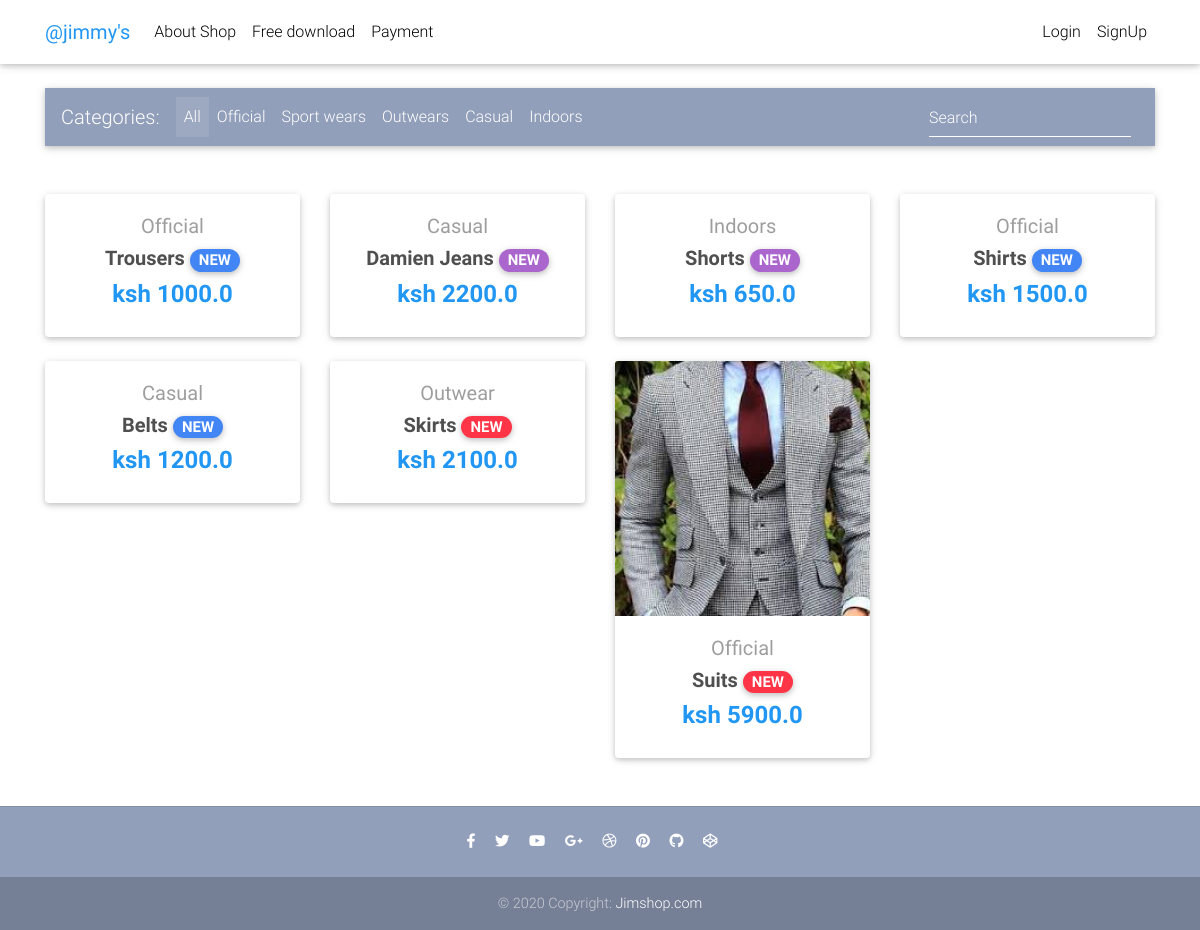
Before: /core/ with the older database file.
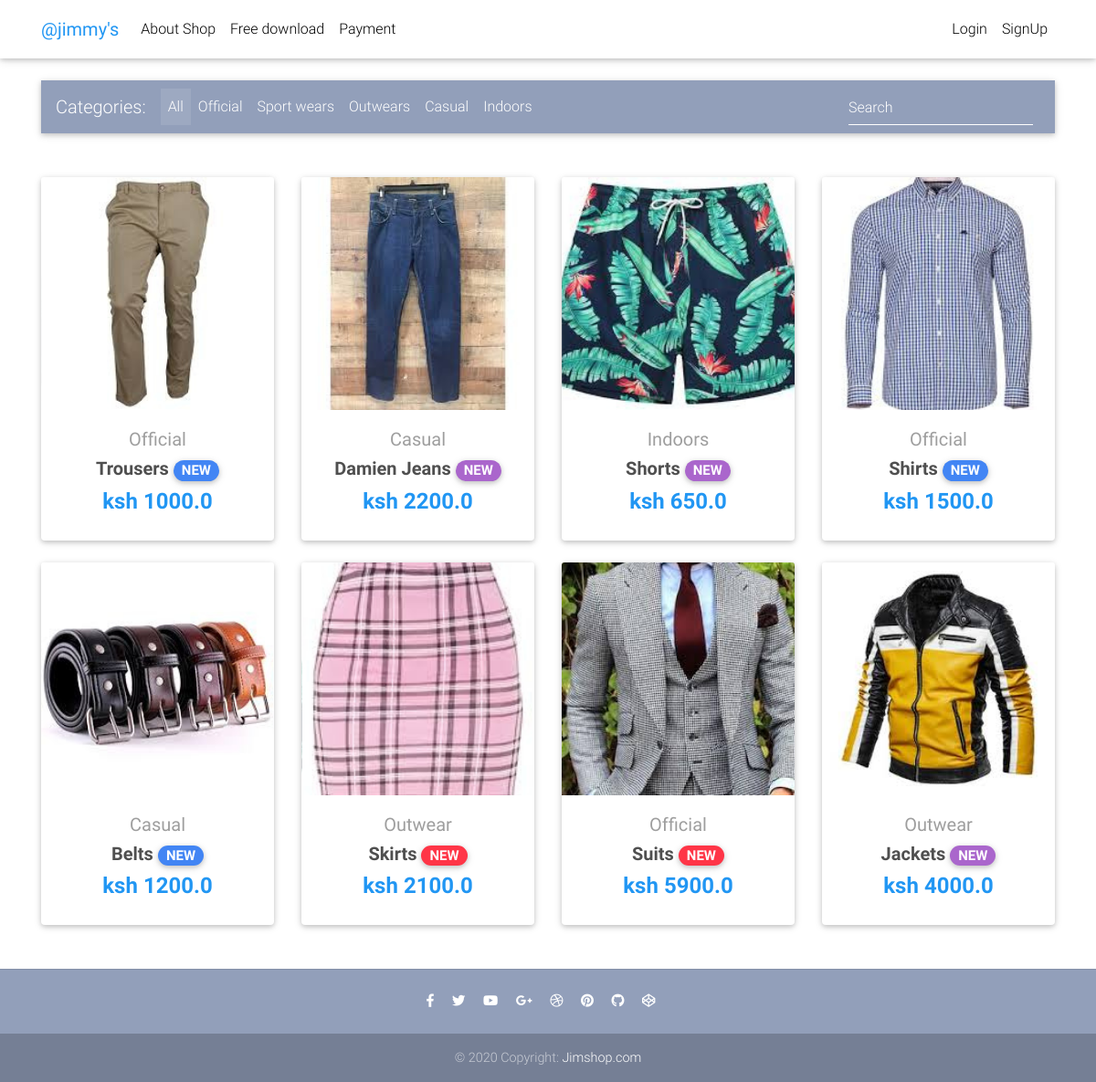
After: the same page with the newer database file.
### core/models.py (models this page shows, shortened)
class Item(models.Model):
    title = models.CharField(max_length=100)
    price = models.FloatField()
    discount_price = models.FloatField(blank=True, null=True)
    category = models.CharField(choices=CATEGORY_CHOICES, max_length=2)
    label = models.CharField(choices=LABEL_CHOICES, max_length=1)
    slug = models.SlugField()
    description = models.TextField(default="This is a product description")
    image = models.ImageField(blank=True, null=True, default = "")
    def get_absolute_url(self):
        return reverse("core:products", kwargs={'slug': self.slug})
    @property
    def imageUrl(self):
        try:
            url = self.image.url
        except:
            url = ''
        return url

### core/views.py (the view)
# urls.py: path('', views.HomeView.as_view(), name='home'),
class HomeView(ListView):
    model = Item
    paginate_by = 10
    template_name = "home-page.html"

### templates/home-page.html (shortened to what this page needs)
{% extends 'base.html' %}
{% block content%}
<body>
  <main>
    <div class="container">
      <nav class="navbar navbar-expand-lg navbar-dark mdb-color lighten-3 mt-3 mb-5">
        <span class="navbar-brand">Categories:</span>
        <div class="collapse navbar-collapse" id="basicExampleNav">
          <ul class="navbar-nav mr-auto">
            <li class="nav-item active">
              <a class="nav-link" href="#">All
              </a>
            </li>
            <li class="nav-item">
              <a class="nav-link" href="#">Official</a>
            </li>
            <li class="nav-item">
              <a class="nav-link" href="#">Sport wears</a>
            </li>
            <li class="nav-item">
              <a class="nav-link" href="#">Outwears</a>
            </li>
            <li class="nav-item">
              <a class="nav-link" href="#">Casual</a>
            </li>
            <li class="nav-item">
              <a class="nav-link" href="#">Indoors</a>
            </li>
          </ul>
          <form class="form-inline">
            <div class="md-form my-0">
              <input class="form-control mr-sm-2" type="text" placeholder="Search" aria-label="Search">
            </div>
          </form>
        </div>
      </nav>
      <section class="text-center mb-4">
        <div class="row wow fadeIn">
          {% for item in object_list %}
          <div class="col-lg-3 col-md-6 mb-4">
            <div class="card">
              <div class="view overlay">
                <img src="{{item.imageUrl}}" class="card-img-top"
                  alt="">
              </div>
              <div class="card-body text-center">
                <a href="" class="grey-text">
                  <h5>{{ item.get_category_display }}</h5>
                </a>
                <h5>
                  <strong>
                    <a href="{{ item.get_absolute_url }}" class="dark-grey-text">{{ item.title }}
                      <span class="badge badge-pill {{ item.get_label_display }}-color">NEW</span>
                    </a>
                  </strong>
                </h5>
                <h4 class="font-weight-bold blue-text">
                  <strong>ksh
                    {% if item.discount_price %}
                      {{ item.discount_price }}
                    {% else %}
                      {{ item.price }}
                    {% endif %}
                  </strong>
                </h4>
              </div>
            </div>
          </div>
          {% endfor %}
        </div>
      </section>
    </div>
  </main>
</body>
</html>
{% endblock %}

### templates/base.html (shortened to what this page needs)
{% load static %}
<!DOCTYPE html>
<html lang="en">
<head>
  <link rel="stylesheet" href="https://use.fontawesome.com/releases/v5.11.2/css/all.css">
  <link href="{% static 'css/bootstrap.min.css' %}" rel="stylesheet">
  <link href="{% static 'css/mdb.min.css' %}" rel="stylesheet">
  <link href="{% static 'css/style.min.css' %}" rel="stylesheet">
  {% include "navbar.html" %}
</head>
<body>
    <div class="mt-5 pt-4">
    </div>
    {% block content %}
    {% endblock %}
    {% include "footer.html" %}
</body>
</html>

### templates/navbar.html (shortened to what this page needs)
{% load cart_template_tags %}
<nav class="navbar fixed-top navbar-expand-lg navbar-light white scrolling-navbar">
    <div class="container">
        <a class="navbar-brand waves-effect" href="{% url 'core:home' %}">
            <strong class="blue-text">@jimmy's</strong>
        </a>
        <div class="collapse navbar-collapse" id="navbarSupportedContent">
            <ul class="navbar-nav mr-auto">
            <li class="nav-item">
                <a class="nav-link waves-effect" href="https://mdbootstrap.com/docs/jquery/" target="_blank">About Shop</a>
            </li>
            <li class="nav-item">
                <a class="nav-link waves-effect" href="https://mdbootstrap.com/docs/jquery/getting-started/download/"
                target="_blank">Free download</a>
            </li>
            <li class="nav-item">
                <a class="nav-link waves-effect" href="{% url 'payment:payment' %}">Payment</a>
            </li>
            </ul>
            <ul class="navbar-nav nav-flex-icons">
                {% if request.user.is_authenticated %}
                <li class="nav-item">
                    <a href="{% url 'core:order-summary' %}" class="nav-link waves-effect">
                        <span class="badge red z-depth-1 mr-1"> {{ request.user|cart_item_count }} </span>
                        <i class="fas fa-shopping-cart"></i>
                        <span class="clearfix d-none d-sm-inline-block"> Cart </span>
                    </a>
                </li>
                <li class="nav-item">
                    <a href="{% url 'account_logout' %}" class="nav-link waves-effect">
                        <span class="clearfix d-none d-sm-inline-block"> Logout </span>
                    </a>
                </li>
                {% else %}
                <li class="nav-item">
                    <a href="{% url 'account_login' %}" class="nav-link waves-effect">
                        <span class="clearfix d-none d-sm-inline-block"> Login </span>
                    </a>
                </li>
                <li class="nav-item">
                    <a href="{% url 'account_signup' %}" class="nav-link waves-effect">
                        <span class="clearfix d-none d-sm-inline-block"> SignUp </span>
                    </a>
                </li>
                {% endif %}
            </ul>
        </div>
    </div>
</nav>

### templates/footer.html
  <footer class="page-footer text-center font-small mt-4 wow fadeIn">
    <hr class="my-4">
    <div class="pb-4">
        <a href="https://www.facebook.com/mdbootstrap" target="_blank">
            <i class="fab fa-facebook-f mr-3"></i>
        </a>
        <a href="https://twitter.com/MDBootstrap" target="_blank">
            <i class="fab fa-twitter mr-3"></i>
        </a>
        <a href="https://www.youtube.com/watch?v=7MUISDJ5ZZ4" target="_blank">
            <i class="fab fa-youtube mr-3"></i>
        </a>
        <a href="https://plus.google.com/u/0/b/107863090883699620484" target="_blank">
            <i class="fab fa-google-plus-g mr-3"></i>
        </a>
        <a href="https://dribbble.com/mdbootstrap" target="_blank">
            <i class="fab fa-dribbble mr-3"></i>
        </a>
        <a href="https://pinterest.com/mdbootstrap" target="_blank">
            <i class="fab fa-pinterest mr-3"></i>
        </a>
        <a href="https://github.com/mdbootstrap/bootstrap-material-design" target="_blank">
            <i class="fab fa-github mr-3"></i>
        </a>
        <a href="http://codepen.io/mdbootstrap/" target="_blank">
            <i class="fab fa-codepen mr-3"></i>
        </a>
    </div>
    <div class="footer-copyright py-3">
        © 2020 Copyright:
        <a href="https://mdbootstrap.com/education/bootstrap/" target="_blank"> Jimshop.com </a>
    </div>
    </footer>

### templates/scripts.html (shortened to what this page needs)
{% load static %}

### templates/base.html (style rules this page uses)
html, body, header, .carousel { height: 60vh; }

Changed rows visible on the page:
changed Item "Trousers": imageUrl: picture added
changed Item "Damien Jeans": imageUrl: picture added
changed Item "Indoors": imageUrl: picture added
changed Item "Shirts": imageUrl: picture added
changed Item "Belts": imageUrl: picture added
changed Item "Skirts": imageUrl: picture added
added Item: imageUrl (picture), category "Outwear", title "Jackets", price "4000.0", label "S" (drawn)
